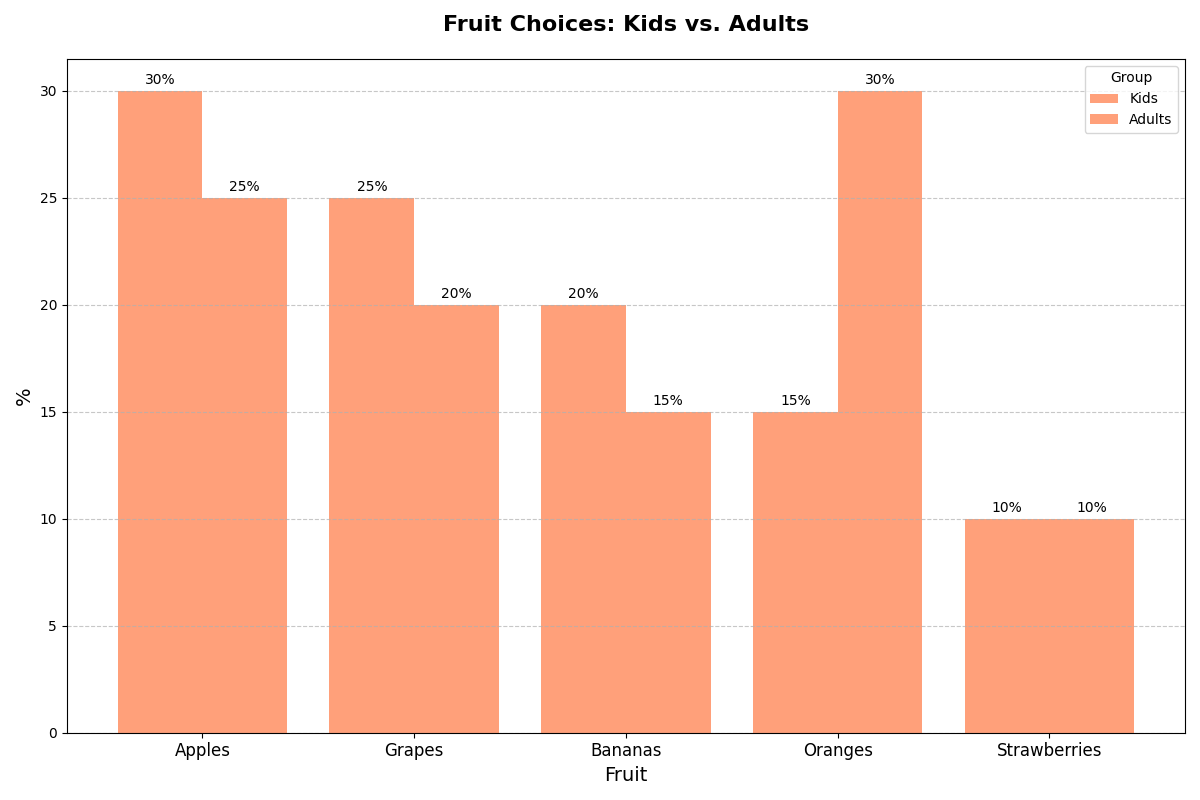

The Python source for this figure:
import matplotlib.pyplot as plt
import numpy as np

fruits = ['Apples', 'Bananas', 'Oranges', 'Grapes', 'Strawberries']
children_preferences = [30, 20, 15, 25, 10]
adults_preferences = [25, 15, 30, 20, 10]

combined_preferences = list(zip(children_preferences, adults_preferences, fruits))
combined_preferences.sort(reverse=True)

sorted_children_preferences, sorted_adults_preferences, sorted_fruits = zip(*combined_preferences)

fig, ax = plt.subplots(figsize=(12, 8))

bar_width = 0.4
indices = np.arange(len(sorted_fruits))
children_index = indices - bar_width / 2
adults_index = indices + bar_width / 2

bar_color = '#FFA07A'
ax.bar(children_index, sorted_children_preferences, width=bar_width, label='Kids', color=bar_color)
ax.bar(adults_index, sorted_adults_preferences, width=bar_width, label='Adults', color=bar_color)

ax.set_title("Fruit Choices: Kids vs. Adults", fontsize=16, fontweight='bold', pad=20)
ax.set_xlabel("Fruit", fontsize=14)
ax.set_ylabel("%", fontsize=14)
ax.set_xticks(indices)
ax.set_xticklabels(sorted_fruits, fontsize=12)

for i in range(len(sorted_fruits)):
    ax.annotate(f'{sorted_children_preferences[i]}%',
                xy=(children_index[i], sorted_children_preferences[i]),
                xytext=(0, 3),
                textcoords="offset points",
                ha='center', va='bottom', fontsize=10)
    ax.annotate(f'{sorted_adults_preferences[i]}%',
                xy=(adults_index[i], sorted_adults_preferences[i]),
                xytext=(0, 3),
                textcoords="offset points",
                ha='center', va='bottom', fontsize=10)

ax.legend(title='Group')
ax.yaxis.grid(True, linestyle='--', alpha=0.7)

plt.tight_layout()
plt.show()
